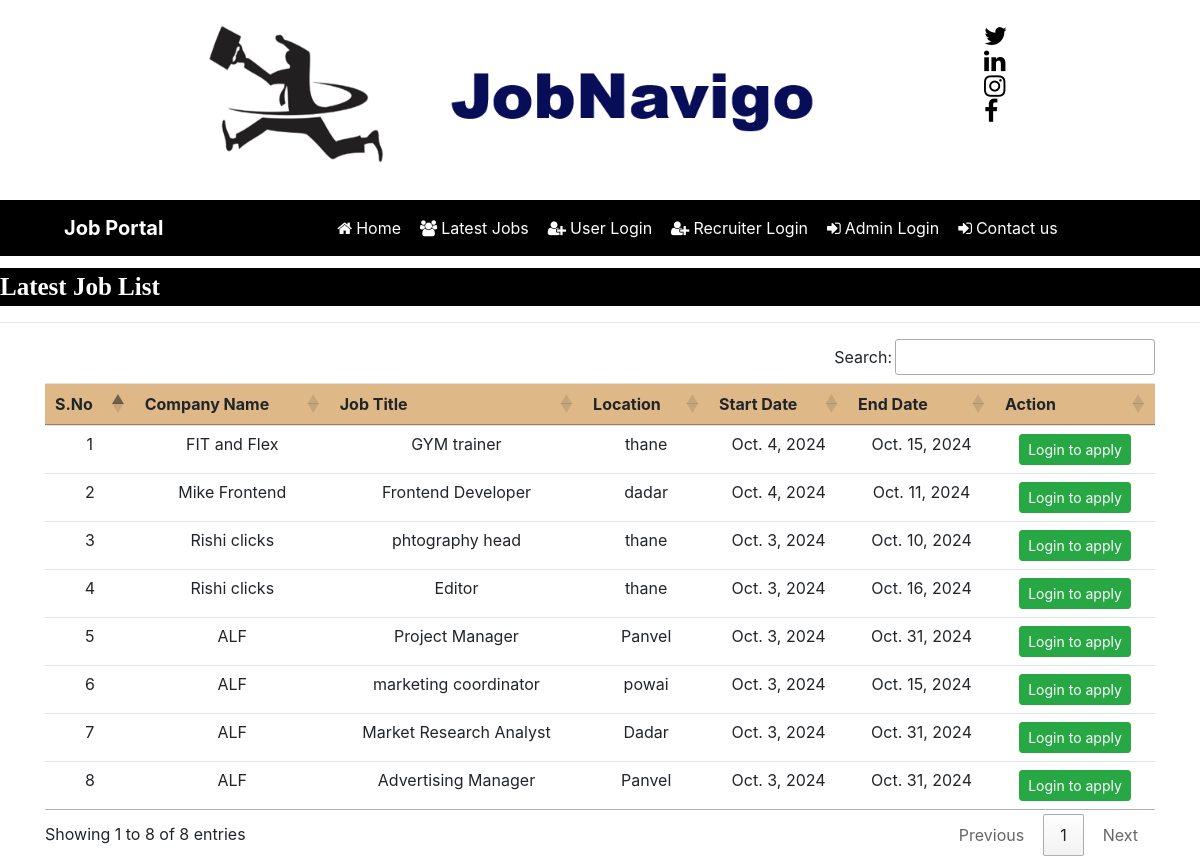
The page /latest_jobs on the database its author committed.
### CareerPatches/models.py (models this page shows, shortened)
class Job(models.Model):
    recruiter = models.ForeignKey(Recruiter,on_delete=models.CASCADE)
    start_date = models.DateField()
    end_date  = models.DateField()
    title = models.CharField(max_length=100)
    salary = models.FloatField(max_length=20)
    image = models.FileField()
    description = models.CharField(max_length=300)
    experience = models.CharField(max_length=50)
    location = models.CharField(max_length=100)
    skills = models.CharField(max_length=100)
    creationdate = models.DateField()

class Recruiter(models.Model):
    user = models.ForeignKey(User,on_delete=models.CASCADE)
    mobile = models.CharField(max_length=15,null=True)
    image  = models.FileField(null=True)
    gender = models.CharField(max_length=10,null=True)
    company = models.CharField(max_length=15,null=True)
    type = models.CharField(max_length=15,null=True)
    status = models.CharField(max_length=20,null=True)

### CareerPatches/views.py (the view)
# urls.py: path('latest_jobs',latest_jobs,name="latest_jobs"),
def latest_jobs(request):
    job = Job.objects.all().order_by('-start_date')
    d = {'job':job}
    return render(request,'latest_jobs.html',d)

### CareerPatches/Templates/latest_jobs.html (shortened to what this page needs)
{% load static %}
{% block body %}
{% include 'navigation.html' %}
<marquee style ="font-family: Monotype Corsiva; font-size: 25px; color:white;background-color: black; font-weight: bold; margin-top: 1%; ">
    Latest Job List
</marquee>
<hr>
<div class="container ">
<table class="table table-hover" id="example">
    <thead>
        <tr style="background-color: #DEB887">
            <th>S.No</th>
            <th>Company Name</th>
            <th>Job Title</th>
            <th>Location</th>
            <th>Start Date</th>
            <th>End Date</th>
            <th>Action</th>
        </tr>
    </thead>
    <tbody>
        {% for i in job %}
        <tr>
            <td>{{forloop.counter}}</td>
            <td>{{i.recruiter.company}}</td>
            <td>{{i.title}}</td>
            <td>{{i.location}}</td>
            <td>{{i.start_date}}</td>
            <td>{{i.end_date}}</td>
            <td><a href="{% url 'user_login' %}" class="btn btn-success btn-sm">Login to apply</a>
            </td>
        </tr>
        {% endfor %}
    </tbody>
</table>
</div>
{% endblock %}

### CareerPatches/Templates/latest_jobs.html (style rules this page uses)
tr { text-align : center }

### rows shown on the page
Job: recruiter.company "FIT and Flex", title "GYM trainer", location "thane", start_date "Oct. 4, 2024", end_date "Oct. 15, 2024"
Job: recruiter.company "Mike Frontend", title "Frontend Developer", location "dadar", start_date "Oct. 4, 2024", end_date "Oct. 11, 2024"
Job: recruiter.company "Rishi clicks", title "phtography head", location "thane", start_date "Oct. 3, 2024", end_date "Oct. 10, 2024"
Job: recruiter.company "Rishi clicks", title "Editor", location "thane", start_date "Oct. 3, 2024", end_date "Oct. 16, 2024"
Job: recruiter.company "ALF", title "Project Manager", location "Panvel", start_date "Oct. 3, 2024", end_date "Oct. 31, 2024"
Job: recruiter.company "ALF", title "marketing coordinator", location "powai", start_date "Oct. 3, 2024", end_date "Oct. 15, 2024"
Job: recruiter.company "ALF", title "Market Research Analyst", location "Dadar", start_date "Oct. 3, 2024", end_date "Oct. 31, 2024"
Job: recruiter.company "ALF", title "Advertising Manager", location "Panvel", start_date "Oct. 3, 2024", end_date "Oct. 31, 2024"
